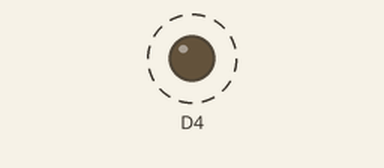
A sketch run on a simulated ESP8266 (NodeMCU). Parts: output pins drawn as LEDs (lit = HIGH). Dashed ring = blinking. What the sketch prints to the serial monitor is not drawn.

Above: at 0.2 s.
Timing chart, 0 to 3.0 s (numbered marks = the images above):
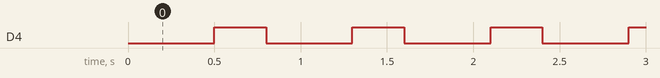

The sketch:

blink.ino
```cpp
#include "Blink.h"

Blink blink(D4);

void setup()
{
    Serial.begin(115200);
    Serial.println("\nBlink Version 1.0 Jaehyuk Park");
}
void loop()
{
    blink.on(500);
    blink.off(300);
}
```

Blink.cpp
```cpp
#include "Arduino.h"
#include "Blink.h"

Blink::Blink(int _pin)
{
    pinMode(_pin, OUTPUT);
    pin = _pin;
}

void Blink::on(int delay_time)
{
   digitalWrite(pin , LOW);
   delay(delay_time);
}
void Blink::off(int delay_time)
{
    digitalWrite(pin, HIGH);
    delay(delay_time);
}
```

Blink.h
```cpp
#ifndef __BLINK__
#define __BLINK__

class Blink
{
    public:
        Blink(int _pin);
        void on(int delay_time);
        void off(int delay_time);
    private:
        int pin;
};

#endif __BLINK__
```

Measured:
- by itself, D4: alternates HIGH for 0.30 s and LOW for 0.50 s
